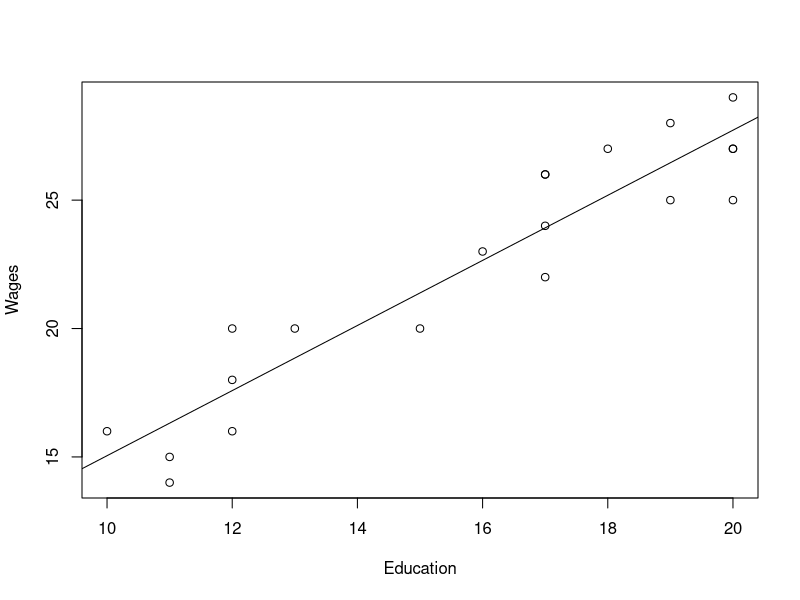
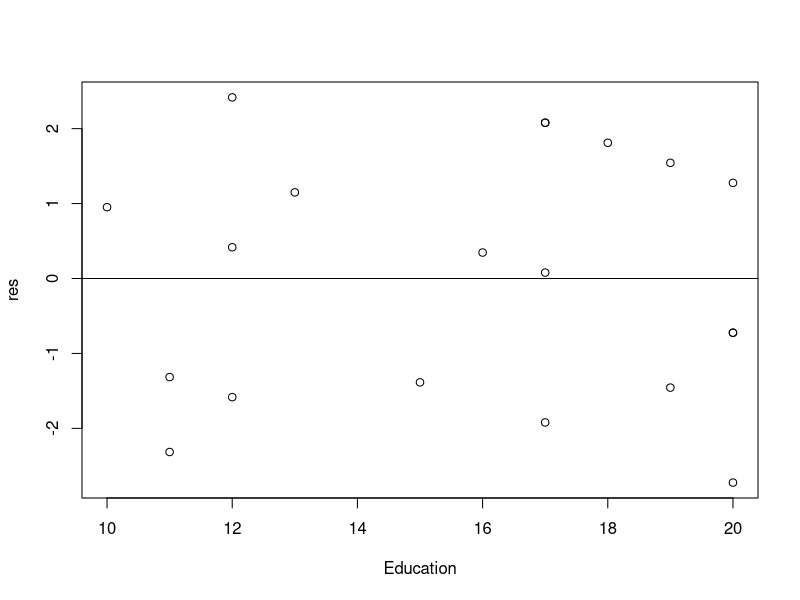

The R script that drew these images, in order:
my_data = read.table("linear_regression/wages_education.csv", header=TRUE, sep=",")
attach(my_data)

fit <- lm(Wages ~ Education)

#Find more about fit
attributes(fit)
summary(fit)

#predict

new_data = data.frame(Education=14)

predict(fit, new_data)

plot(Education, Wages)
abline(fit)

# Plot Residual
res = resid(fit)
plot(Education, res)
abline(0,0)
